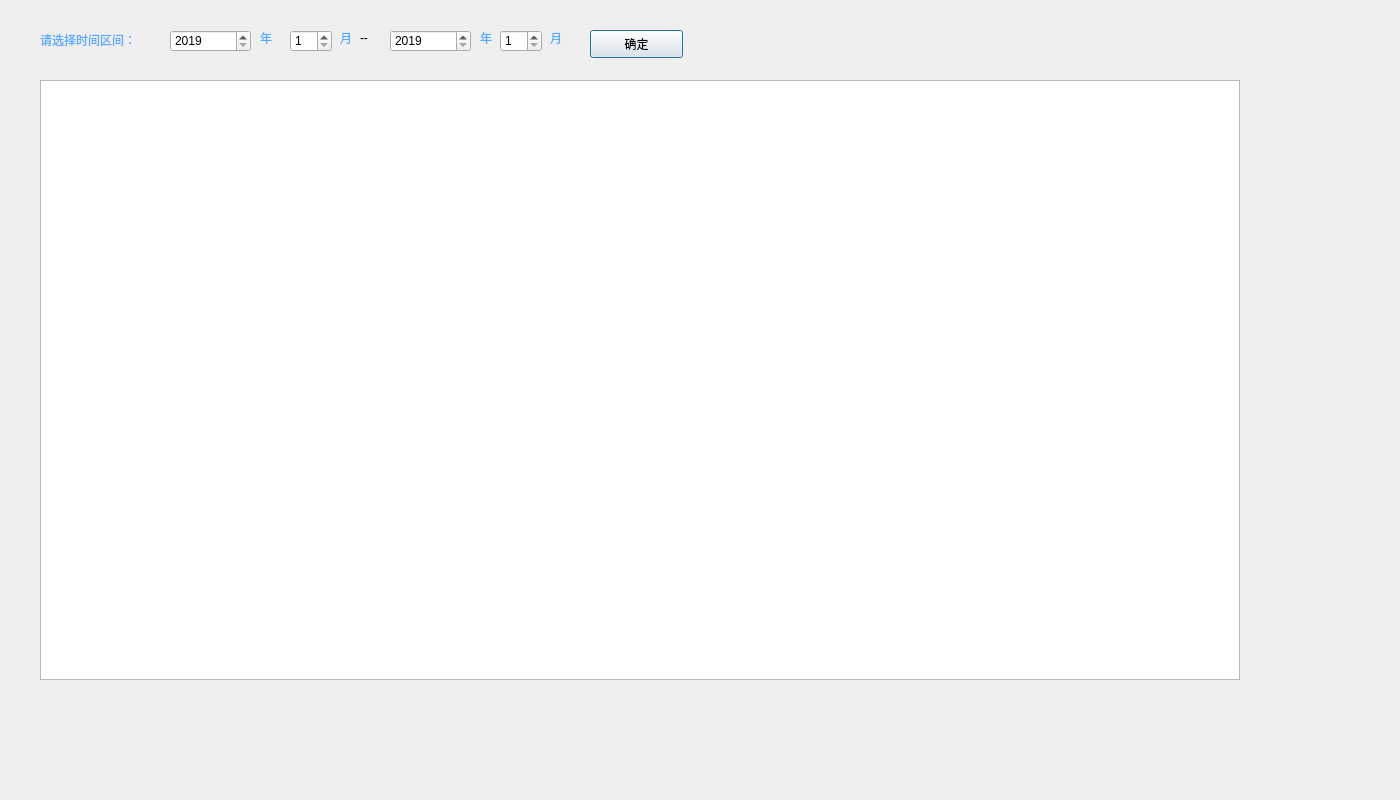
<?xml version="1.0" encoding="UTF-8"?>
<ui version="4.0">
 <class>staff</class>
 <widget class="QDialog" name="staff">
  <property name="geometry">
   <rect>
    <x>0</x>
    <y>0</y>
    <width>1400</width>
    <height>800</height>
   </rect>
  </property>
  <property name="windowTitle">
   <string>Dialog</string>
  </property>
  <property name="styleSheet">
   <string notr="true">#staff{
	background-image: url(:/new/prefix1/1079838.jpg);
}</string>
  </property>
  <widget class="QSpinBox" name="spinBox">
   <property name="geometry">
    <rect>
     <x>170</x>
     <y>30</y>
     <width>81</width>
     <height>22</height>
    </rect>
   </property>
   <property name="minimum">
    <number>2019</number>
   </property>
   <property name="maximum">
    <number>2020</number>
   </property>
   <property name="singleStep">
    <number>1</number>
   </property>
  </widget>
  <widget class="QLabel" name="label_7">
   <property name="geometry">
    <rect>
     <x>550</x>
     <y>30</y>
     <width>72</width>
     <height>15</height>
    </rect>
   </property>
   <property name="styleSheet">
    <string notr="true">color: rgb(85, 170, 255);</string>
   </property>
   <property name="text">
    <string>月</string>
   </property>
  </widget>
  <widget class="QLabel" name="label">
   <property name="geometry">
    <rect>
     <x>40</x>
     <y>30</y>
     <width>141</width>
     <height>20</height>
    </rect>
   </property>
   <property name="styleSheet">
    <string notr="true">color: rgb(85, 170, 255);</string>
   </property>
   <property name="text">
    <string>请选择时间区间：</string>
   </property>
  </widget>
  <widget class="QLabel" name="label_2">
   <property name="geometry">
    <rect>
     <x>260</x>
     <y>30</y>
     <width>41</width>
     <height>16</height>
    </rect>
   </property>
   <property name="styleSheet">
    <string notr="true">color: rgb(85, 170, 255);</string>
   </property>
   <property name="text">
    <string>年</string>
   </property>
  </widget>
  <widget class="QLabel" name="label_3">
   <property name="geometry">
    <rect>
     <x>340</x>
     <y>30</y>
     <width>72</width>
     <height>15</height>
    </rect>
   </property>
   <property name="styleSheet">
    <string notr="true">color: rgb(85, 170, 255);</string>
   </property>
   <property name="text">
    <string>月</string>
   </property>
  </widget>
  <widget class="QLabel" name="label_4">
   <property name="geometry">
    <rect>
     <x>360</x>
     <y>30</y>
     <width>31</width>
     <height>16</height>
    </rect>
   </property>
   <property name="text">
    <string>--</string>
   </property>
  </widget>
  <widget class="QTableWidget" name="ta">
   <property name="geometry">
    <rect>
     <x>40</x>
     <y>80</y>
     <width>1200</width>
     <height>600</height>
    </rect>
   </property>
   <property name="styleSheet">
    <string notr="true">border-image: url(:/new/prefix1/wallhaven-0p5q7j.jpg);</string>
   </property>
  </widget>
  <widget class="QSpinBox" name="spinBox_3">
   <property name="geometry">
    <rect>
     <x>390</x>
     <y>30</y>
     <width>81</width>
     <height>22</height>
    </rect>
   </property>
   <property name="minimum">
    <number>2019</number>
   </property>
   <property name="maximum">
    <number>2020</number>
   </property>
  </widget>
  <widget class="QSpinBox" name="spinBox_4">
   <property name="geometry">
    <rect>
     <x>500</x>
     <y>30</y>
     <width>42</width>
     <height>22</height>
    </rect>
   </property>
   <property name="minimum">
    <number>1</number>
   </property>
   <property name="maximum">
    <number>12</number>
   </property>
  </widget>
  <widget class="QSpinBox" name="spinBox_2">
   <property name="geometry">
    <rect>
     <x>290</x>
     <y>30</y>
     <width>42</width>
     <height>22</height>
    </rect>
   </property>
   <property name="minimum">
    <number>1</number>
   </property>
   <property name="maximum">
    <number>12</number>
   </property>
  </widget>
  <widget class="QPushButton" name="pushButton">
   <property name="geometry">
    <rect>
     <x>590</x>
     <y>30</y>
     <width>93</width>
     <height>28</height>
    </rect>
   </property>
   <property name="text">
    <string>确定</string>
   </property>
  </widget>
  <widget class="QLabel" name="label_6">
   <property name="geometry">
    <rect>
     <x>480</x>
     <y>30</y>
     <width>41</width>
     <height>16</height>
    </rect>
   </property>
   <property name="styleSheet">
    <string notr="true">color: rgb(85, 170, 255);</string>
   </property>
   <property name="text">
    <string>年</string>
   </property>
  </widget>
 </widget>
 <resources/>
 <connections/>
</ui>
